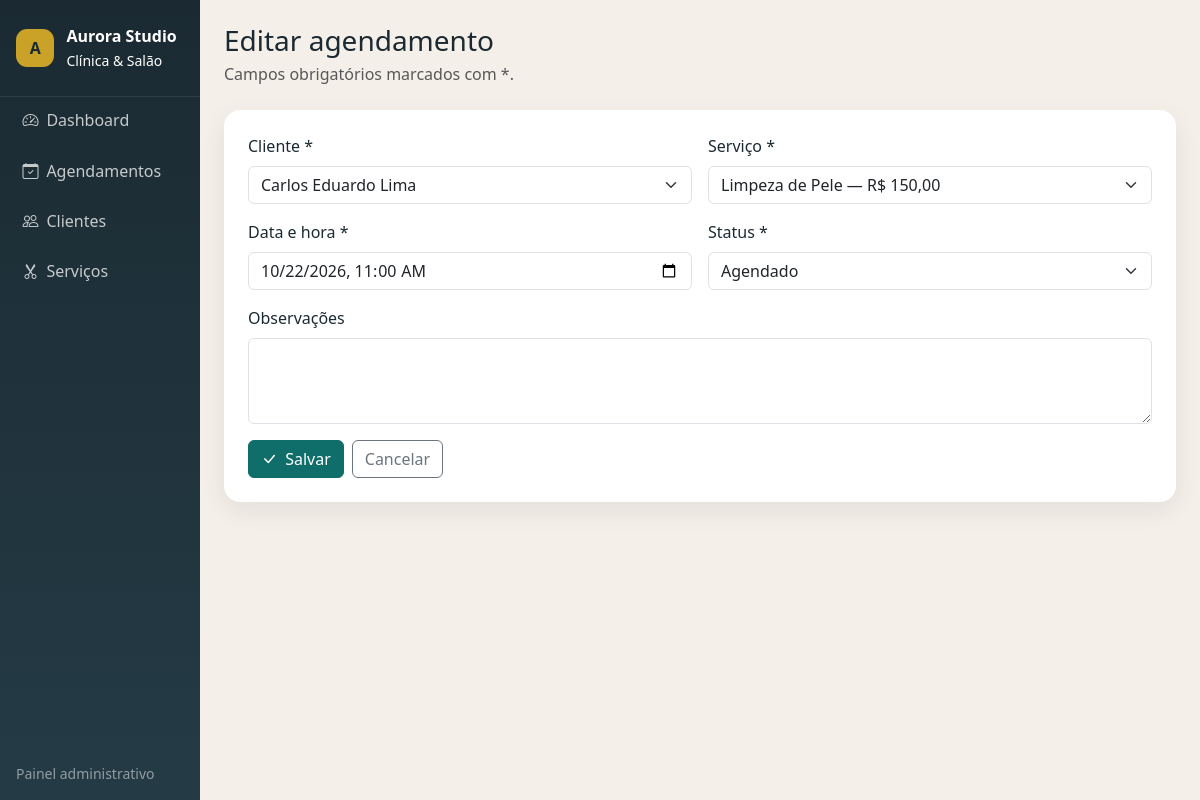
Screenshot of /agendamento-form.php?id=2 with the database file from the repository.
### tables this page shows
CREATE TABLE agendamentos (
    id           INT UNSIGNED AUTO_INCREMENT PRIMARY KEY,
    cliente_id   INT UNSIGNED NOT NULL,
    servico_id   INT UNSIGNED NOT NULL,
    data_hora    DATETIME     NOT NULL,
    status       ENUM('agendado', 'confirmado', 'concluido', 'cancelado')
                 NOT NULL DEFAULT 'agendado',
    observacoes  VARCHAR(255) NULL,
    criado_em    TIMESTAMP    NOT NULL DEFAULT CURRENT_TIMESTAMP,
    CONSTRAINT fk_agendamentos_cliente
        FOREIGN KEY (cliente_id) REFERENCES clientes(id)
        ON UPDATE CASCADE ON DELETE RESTRICT,
    CONSTRAINT fk_agendamentos_servico
        FOREIGN KEY (servico_id) REFERENCES servicos(id)
        ON UPDATE CASCADE ON DELETE RESTRICT,
    INDEX idx_agendamentos_data (data_hora),
    INDEX idx_agendamentos_status (status)
);

CREATE TABLE clientes (
    id               INT UNSIGNED AUTO_INCREMENT PRIMARY KEY,
    nome             VARCHAR(120) NOT NULL,
    telefone         VARCHAR(20)  NOT NULL,
    email            VARCHAR(120) NOT NULL,
    cpf              VARCHAR(14)  NULL,
    data_nascimento  DATE         NULL,
    status           ENUM('ativo', 'inativo') NOT NULL DEFAULT 'ativo',
    observacoes      TEXT         NULL,
    criado_em        TIMESTAMP    NOT NULL DEFAULT CURRENT_TIMESTAMP,
    UNIQUE KEY uk_clientes_email (email),
    UNIQUE KEY uk_clientes_cpf (cpf)
);

CREATE TABLE servicos (
    id               INT UNSIGNED AUTO_INCREMENT PRIMARY KEY,
    nome             VARCHAR(100) NOT NULL,
    duracao_minutos  INT UNSIGNED NOT NULL DEFAULT 30,
    preco            DECIMAL(10,2) NOT NULL DEFAULT 0.00,
    status           ENUM('ativo', 'inativo') NOT NULL DEFAULT 'ativo'
);

### includes/helpers.php (called while the page is built, shortened)
<?php
function e(?string $value): string
{
    return htmlspecialchars((string) $value, ENT_QUOTES, 'UTF-8');
}

### agendamento-form.php (the view, shortened to what this page needs)
<?php
require_once __DIR__ . '/includes/conexao.php';
$id = filter_input(INPUT_GET, 'id', FILTER_VALIDATE_INT) ?: 0;
$registro = [
    'cliente_id'  => '',
    'servico_id'  => '',
    'data_hora'   => '',
    'status'      => 'agendado',
    'observacoes' => '',
];
if ($id > 0) {
    $stmt = $pdo->prepare('SELECT * FROM agendamentos WHERE id = :id');
    $stmt->execute([':id' => $id]);
    $encontrado = $stmt->fetch();
    $registro = $encontrado;
}
$clientes = $pdo->query("SELECT id, nome FROM clientes WHERE status = 'ativo' ORDER BY nome")->fetchAll();
$servicos = $pdo->query("SELECT id, nome, preco FROM servicos WHERE status = 'ativo' ORDER BY nome")->fetchAll();
$tituloPagina = $id > 0 ? 'Editar agendamento' : 'Novo agendamento';
$dataInput = $registro['data_hora']
    ? date('Y-m-d\TH:i', strtotime((string) $registro['data_hora']))
    : '';
require_once __DIR__ . '/includes/header.php';
?>
<div class="mb-4">
    <h1 class="h3 mb-1"><?= e($tituloPagina) ?></h1>
    <p class="text-muted mb-0">Campos obrigatórios marcados com *.</p>
</div>
<div class="panel p-3 p-md-4">
    <form class="row g-3 needs-validation" method="post" novalidate>
        <div class="col-md-6">
            <label class="form-label" for="cliente_id">Cliente *</label>
            <select class="form-select" id="cliente_id" name="cliente_id" required>
                <?php foreach ($clientes as $cliente): ?>
                    <option value="<?= (int) $cliente['id'] ?>" <?= (string) $registro['cliente_id'] === (string) $cliente['id'] ? 'selected' : '' ?>>
                        <?= e($cliente['nome']) ?>
                    </option>
                <?php endforeach; ?>
            </select>
        </div>
        <div class="col-md-6">
            <label class="form-label" for="servico_id">Serviço *</label>
            <select class="form-select" id="servico_id" name="servico_id" required>
                <?php foreach ($servicos as $servico): ?>
                    <option value="<?= (int) $servico['id'] ?>" <?= (string) $registro['servico_id'] === (string) $servico['id'] ? 'selected' : '' ?>>
                        <?= e($servico['nome']) ?> — <?= e(formatar_moeda($servico['preco'])) ?>
                    </option>
                <?php endforeach; ?>
            </select>
        </div>
        <div class="col-md-6">
            <label class="form-label" for="data_hora">Data e hora *</label>
            <input class="form-control" type="datetime-local" id="data_hora" name="data_hora" value="<?= e($dataInput) ?>" required>
        </div>
        <div class="col-md-6">
            <label class="form-label" for="status">Status *</label>
            <select class="form-select" id="status" name="status" required>
                <?php foreach (['agendado', 'confirmado', 'concluido', 'cancelado'] as $st): ?>
                    <option value="<?= e($st) ?>" <?= $registro['status'] === $st ? 'selected' : '' ?>><?= e(ucfirst($st)) ?></option>
                <?php endforeach; ?>
            </select>
        </div>
        <div class="col-12">
            <label class="form-label" for="observacoes">Observações</label>
            <textarea class="form-control" id="observacoes" name="observacoes" rows="3"><?= e((string) $registro['observacoes']) ?></textarea>
        </div>
        <div class="col-12 d-flex gap-2">
            <button class="btn btn-aurora" type="submit"><i class="bi bi-check-lg me-1"></i> Salvar</button>
            <a class="btn btn-outline-secondary" href="agendamentos.php">Cancelar</a>
        </div>
    </form>
</div>
<?php require_once __DIR__ . '/includes/footer.php'; ?>

### assets/css/app.css (style rules this page uses)
:root { --aurora-ink: #1b2a32; --aurora-teal: #0f6e6a; --aurora-teal-dark: #0b524f; --aurora-sand: #f4efe8; --aurora-gold: #c9a227; }
body { background: var(--aurora-sand); color: var(--aurora-ink); font-family: "Segoe UI", system-ui, -apple-system, sans-serif; }
.panel { background: #fff; border-radius: 1rem; box-shadow: 0 8px 24px rgba(27, 42, 50, 0.08); }
.btn-aurora { background: var(--aurora-teal); border-color: var(--aurora-teal); color: #fff; }

### rows the page displays
agendamentos: cliente_id "Carlos Eduardo Lima", servico_id "Limpeza de Pele — R$ 150,00", data_hora "10/22/2026 11:00", status "Agendado"

### other values shown
$label "Dashboard"
$label "Agendamentos"
$label "Clientes"
$label "Serviços"
$tituloPagina "Editar agendamento"
